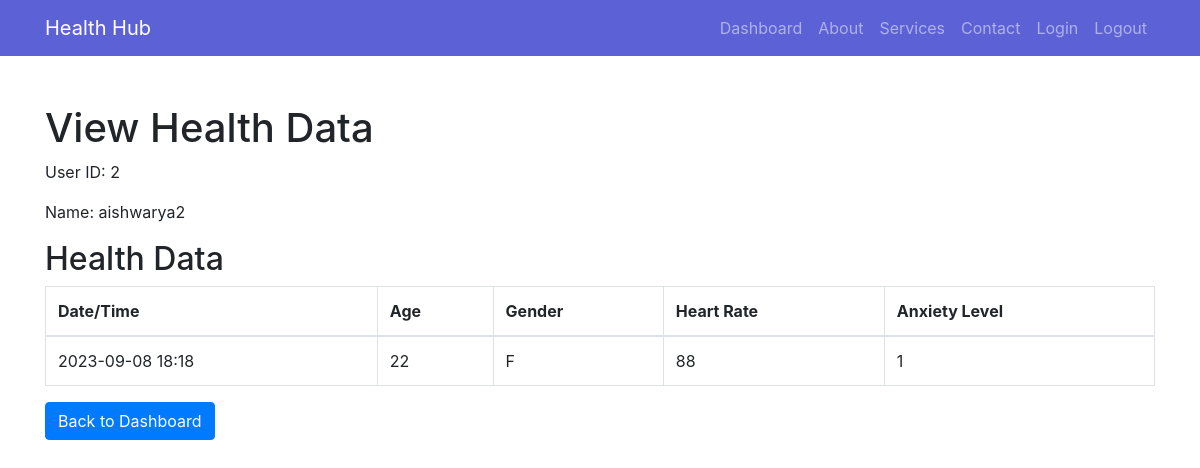
Page /view_data (signed in) on the committed database.
### app.py (models this page shows)
class User(db.Model):
    id = db.Column(db.Integer, primary_key=True)
    name = db.Column(db.String(80))
    email = db.Column(db.String(120), unique=True)
    password = db.Column(db.String(120))
    phone_number = db.Column(db.String(20))
    def __repr__(self):
        return f'<User {self.name}>'

class HealthData(db.Model):
    id = db.Column(db.Integer, primary_key=True)
    user_id = db.Column(db.Integer, db.ForeignKey('user.id'), nullable=False)
    age = db.Column(db.Integer)
    datetime = db.Column(db.DateTime, default=lambda: datetime.now(pytz.timezone('Asia/Kolkata')))
    gender = db.Column(db.String)
    heart_rate = db.Column(db.Integer)
    anxiety = db.Column(db.Integer)
    def __repr__(self):
        return f'<HealthData for User {self.id}>'

### app.py (the view)
@app.route('/view_data', methods=['GET'])
def view_data():
    print("out of if")
    user_id = session.get('user_id')
    if user_id:
        user = User.query.get(user_id)
        if user:
            try:
                health_data = HealthData.query.filter_by(user_id=user_id).all()
                print("User:", user)
                print("Health Data:", health_data)
                return render_template('view_data.html', user=user, health_data=health_data)
            except Exception as e:
                print("Error fetching health data:", str(e))
                flash('An error occurred while fetching health data.', 'danger')
                return redirect(url_for('home'))
    flash('You need to log in to view health data.', 'danger')
    return redirect(url_for('home'))

### templates/view_data.html (shortened to what this page needs)
<!DOCTYPE html>
<html>
<head>
    <link rel="stylesheet" href="https://maxcdn.bootstrapcdn.com/bootstrap/4.5.2/css/bootstrap.min.css">
    <link rel="stylesheet" href="https://stackpath.bootstrapcdn.com/bootstrap/4.5.2/css/bootstrap.min.css">
</head>
<body>
<nav class="navbar navbar-expand-lg navbar-dark">
    <div class="container">
        <a class="navbar-brand" href="#">Health Hub</a>
        <div class="collapse navbar-collapse justify-content-end" id="navbarNav">
            <ul class="navbar-nav">
                <li class="nav-item">
                    <a class="nav-link" href="{{ url_for('dashboard') }}">Dashboard</a>
                </li>
                <li class="nav-item">
                    <a class="nav-link" href="#">About</a>
                </li>
                <li class="nav-item">
                    <a class="nav-link" href="#">Services</a>
                </li>
                <li class="nav-item">
                    <a class="nav-link" href="#">Contact</a>
                </li>
                <li class="nav-item">
                    <a class="nav-link" href="/login">Login</a>
                </li>
                <li class="nav-item">
                    <a class="nav-link" href="/logout">Logout</a>
                </li>
            </ul>
        </div>
    </div>
</nav>
    <div class="container mt-5">
        <h1>View Health Data</h1>
        <p>User ID: {{ user.id }}</p>
        <p>Name: {{ user.name }}</p>
        <h2>Health Data</h2>
        <table class="table table-bordered">
            <thead>
                <tr>
                    <th>Date/Time</th>
                    <th>Age</th>
                    <th>Gender</th>
                    <th>Heart Rate</th>
                    <th>Anxiety Level</th>
                </tr>
            </thead>
            <tbody>
                {% for data in health_data %}
                        <tr>
                            <td>{{ data.datetime.strftime('%Y-%m-%d %H:%M') }}</td>
                            <td>{{ data.age }}</td>
                            <td>{{ data.gender }}</td>
                            <td>{{ data.heart_rate }}</td>
                            <td>{{ data.anxiety }}</td>
                        </tr>
                {% endfor %}
            </tbody>
        </table>
    </div>
    <div class="container mt-3">
        <a href="{{ url_for('dashboard') }}" class="btn btn-primary">Back to Dashboard</a>
    </div>
</body>
</html>

### templates/view_data.html (style rules this page uses)
body { background-size: cover; background-repeat: no-repeat; background-attachment: fixed; }
.navbar { background-color: #5C62D6; }

### rows in the picture
User: id "2", name "aishwarya2"
HealthData: datetime "2023-09-08 18:18", age "22", gender "F", heart_rate "88", anxiety "1"
